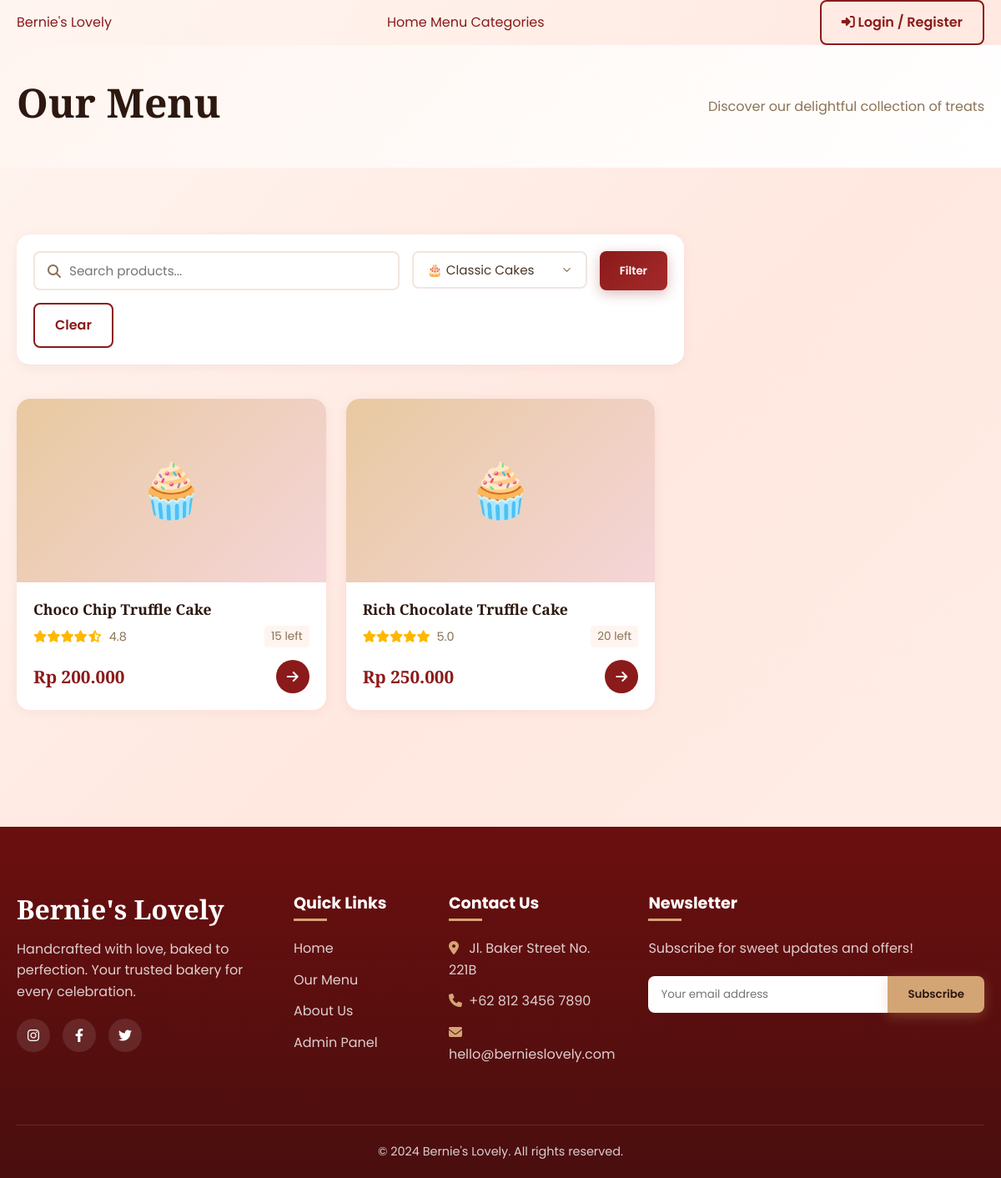
/menu.php?kategori=KAT001, run on the app's committed database.
### tables this page shows
CREATE TABLE produk (
    id_produk VARCHAR(6) NOT NULL,
    id_kategori VARCHAR(6) NOT NULL,
    nama_produk VARCHAR(150) NOT NULL,
    harga DECIMAL(12,2) NOT NULL,
    stok INT NOT NULL DEFAULT 0,
    gambar VARCHAR(255) DEFAULT NULL,
    deskripsi TEXT,
    rating DECIMAL(2,1) DEFAULT 0.0,
    created_at DATETIME DEFAULT CURRENT_TIMESTAMP,
    PRIMARY KEY (id_produk),
    FOREIGN KEY (id_kategori) REFERENCES kategori(id_kategori) ON DELETE CASCADE ON UPDATE CASCADE
);

### includes/functions.php (called while the page is built, shortened)
<?php
function formatRupiah($angka) {
    return 'Rp ' . number_format($angka, 0, ',', '.');
}
function sanitize($data) {
    return htmlspecialchars(strip_tags(trim($data)));
}
?>

### menu.php (the view, shortened to what this page needs)
<?php
require_once 'config/database.php';
require_once 'includes/functions.php';
$page = isset($_GET['page']) ? (int)$_GET['page'] : 1;
$limit = 12;
$offset = ($page - 1) * $limit;
$search = isset($_GET['search']) ? sanitize($_GET['search']) : '';
$kategori_filter = isset($_GET['kategori']) ? sanitize($_GET['kategori']) : '';
$where_clauses = [];
if ($kategori_filter) {
    $where_clauses[] = "p.id_kategori = '" . $conn->real_escape_string($kategori_filter) . "'";
}
$where_sql = count($where_clauses) > 0 ? "WHERE " . implode(' AND ', $where_clauses) : "";
$query = "
    SELECT p.*, k.nama_kategori
    FROM produk p
    JOIN kategori k ON p.id_kategori = k.id_kategori
    $where_sql
    ORDER BY p.id_produk DESC
    LIMIT $limit OFFSET $offset
";
$products = $conn->query($query);
$categories = $conn->query("SELECT * FROM kategori ORDER BY nama_kategori ASC");
include 'includes/header.php';
?>
<div style="background: linear-gradient(135deg, var(--bg-main), white); padding: 40px 0;">
    <div class="nav-container text-center" style="max-width: 1200px; margin: 0 auto; text-align: center;">
        <h1 style="font-size: 3rem; margin-bottom: 10px; font-family: 'Playfair Display', serif;">Our Menu</h1>
        <p style="color: var(--text-muted);">Discover our delightful collection of treats</p>
    </div>
</div>
<section class="section">
    <div class="toolbar form-card" style="margin-bottom: 40px; padding: 20px;">
        <form action="menu.php" method="GET" style="display: flex; gap: 15px; flex-wrap: wrap; width: 100%;">
            <div class="search-box" style="flex: 1;">
                <i class="fas fa-search"></i>
                <input type="text" name="search" class="search-input" placeholder="Search products..." value="<?= htmlspecialchars($search) ?>">
            </div>
            <div style="min-width: 200px;">
                <select name="kategori" class="form-control" onchange="this.form.submit()">
                    <?php while($cat = $categories->fetch_assoc()): ?>
                        <option value="<?= $cat['id_kategori'] ?>" <?= $kategori_filter == $cat['id_kategori'] ? 'selected' : '' ?>>
                            <?= $cat['icon'] ?> <?= htmlspecialchars($cat['nama_kategori']) ?>
                        </option>
                    <?php endwhile; ?>
                </select>
            </div>
            <button type="submit" class="btn btn-primary">Filter</button>
            <?php if($search || $kategori_filter): ?>
                <a href="menu.php" class="btn btn-outline">Clear</a>
            <?php endif; ?>
        </form>
    </div>
    <?php if($products->num_rows > 0): ?>
        <div class="products-grid">
            <?php while($prod = $products->fetch_assoc()): ?>
            <div class="product-card fade-in">
                <a href="detail_produk.php?id=<?= $prod['id_produk'] ?>" class="product-image">
                    <?php if($prod['gambar'] && file_exists('uploads/'.$prod['gambar'])): ?>
                        <img src="uploads/<?= $prod['gambar'] ?>" alt="<?= htmlspecialchars($prod['nama_produk']) ?>">
                    <?php else: ?>
                        <div class="no-image">🧁</div>
                    <?php endif; ?>
                </a>
                <div class="product-body">
                    <a href="detail_produk.php?id=<?= $prod['id_produk'] ?>">
                        <h3 class="product-name"><?= htmlspecialchars($prod['nama_produk']) ?></h3>
                    </a>
                    <div class="product-meta">
                        <div class="product-rating">
                            <?php
                            $rating = floatval($prod['rating']);
                            for($i=1; $i<=5; $i++) {
                                if($i <= $rating) echo '<i class="fas fa-star"></i>';
                                elseif($i - 0.5 <= $rating) echo '<i class="fas fa-star-half-alt"></i>';
                                else echo '<i class="far fa-star"></i>';
                            }
                            ?>
                            <span><?= number_format($rating, 1) ?></span>
                        </div>
                        <span class="product-stock"><?= $prod['stok'] > 0 ? $prod['stok'].' left' : 'Sold Out' ?></span>
                    </div>
                    <div class="product-footer">
                        <div class="product-price"><?= formatRupiah($prod['harga']) ?></div>
                        <a href="detail_produk.php?id=<?= $prod['id_produk'] ?>" class="btn-icon" title="View Details">
                            <i class="fas fa-arrow-right"></i>
                        </a>
                    </div>
                </div>
            </div>
            <?php endwhile; ?>
        </div>
    <?php endif; ?>
</section>
<?php include 'includes/footer.php'; ?>

### data on the page
produk: nama_produk "Choco Chip Truffle Cake", rating "4.8", stok "15", harga "Rp 200.000"
produk: nama_produk "Rich Chocolate Truffle Cake", rating "5.0", stok "20", harga "Rp 250.000"

### other printed values
form field kategori "🎂 Classic Cakes"
